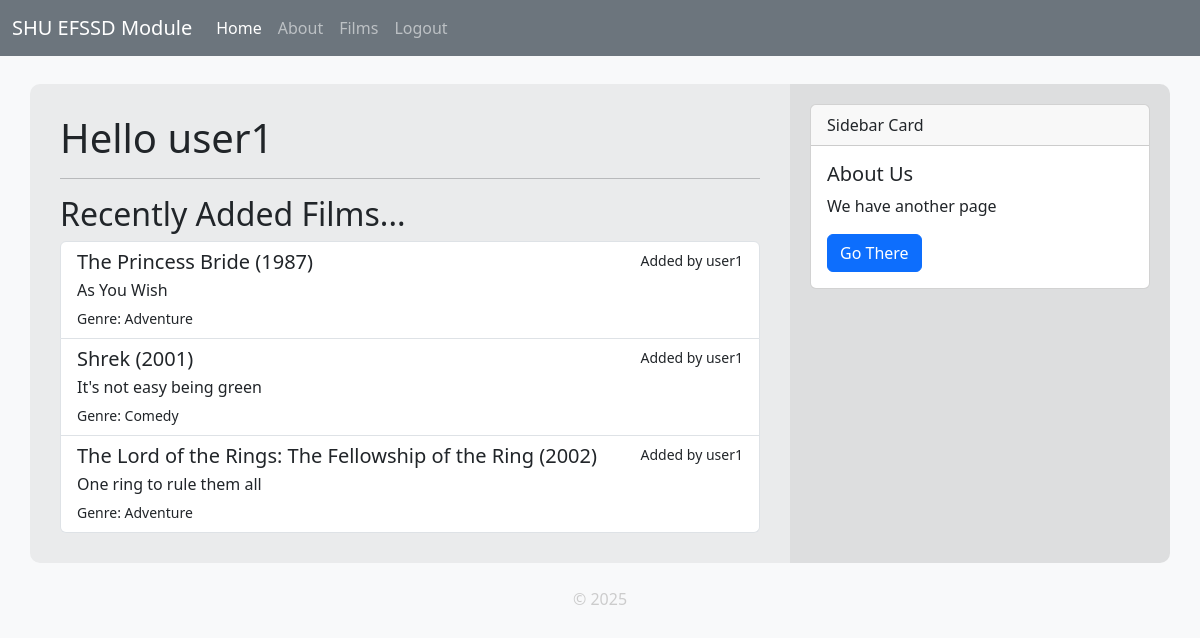
/ (signed in), run on the app's committed database.
### tables this page shows
CREATE TABLE users (
  id INTEGER PRIMARY KEY AUTOINCREMENT,
  username TEXT UNIQUE NOT NULL,
  password TEXT NOT NULL
);

CREATE TABLE films (
    id INTEGER PRIMARY KEY AUTOINCREMENT,
    created TIMESTAMP DEFAULT CURRENT_TIMESTAMP,
    user INTEGER NOT NULL REFERENCES users(id),
    title TEXT NOT NULL,
    tagline TEXT,
    director TEXT,
    poster TEXT,
    release_year INTEGER,
    genre TEXT,
    watched BOOLEAN,
    rating INTEGER,
    review TEXT
);

### app.py (the view)
@app.route('/')
def index():
    studentName = "SHU Student"
    if 'username' in session:
        studentName = session['username']
    films = get_all_films(limit=5, order_by='created DESC')  # Fetch the latest 5 films added
    return render_template('index.html', title="Welcome", username=studentName, films=films)

### app.py (called while the page is built)
@app.context_processor
def inject_csrf_token():
    return dict(csrf_token=generate_csrf())

@app.context_processor
def inject_site_name():
    return dict(siteName=siteName)

@app.template_filter()
def get_username(user_id):
    user = get_user_by_id(user_id)
    return user['username'] if user else 'Unknown'

### db/db.py (called while the page is built)
def get_db_connection():
    BASE_DIR = os.path.dirname(os.path.abspath(__file__))  # Get the directory of the current file
    DB_PATH = os.path.join(BASE_DIR, 'database.db') # Construct the full path to the database file
    conn = sqlite3.connect(DB_PATH)                 # Connect to the database
    conn.row_factory = sqlite3.Row                  # Enable dictionary-like access to rows
    return conn

def get_user_by_id(user_id):
    conn = get_db_connection()
    user = conn.execute('SELECT * FROM users WHERE id = ?', (user_id,)).fetchone()
    conn.close()
    if user is None:
        abort(404)
    return user

def get_all_films(user=None, limit=None, order_by='title ASC'):
    conn = get_db_connection()
    query = 'SELECT * FROM films'
    if user:
        query += ' WHERE user = ?'
    query += f' ORDER BY {order_by}'
    if limit:
        query += f' LIMIT {limit}'
    if user:
        films = conn.execute(query, (user,)).fetchall()
    else:
        films = conn.execute(query).fetchall()
    conn.close()
    return films

### templates/index.html
{% extends "base.html" %}
{% block content %}
    <h1>Hello {{ username }}</h1>
    <hr>
    <h2>Recently Added Films...</h2>
    <div class="list-group">
        {% for film in films %}
            <a href="{{ url_for('film', id=film['id']) }}" class="list-group-item list-group-item-action">
                <div class="d-flex w-100 justify-content-between">
                    <h5 class="mb-1">{{ film['title'] }} ({{ film['release_year'] }})</h5>
                    <small>Added by {{ film['user'] | get_username }}</small>
                </div>
                <p class="mb-1">{{ film['tagline'] }}</p>
                <small>Genre: {{ film['genre'] }}</small>
            </a>
        {% else %}
            <p class="text-muted">No films available.</p>
        {% endfor %}
    </div>
{% endblock %}

### static/styles.css (style rules this page uses)
body { background-color: #f8f9fa; color: #212529; }

### data on the page
users: username "user1"
films: title "The Princess Bride", release_year "1987", user|get_username "user1", tagline "As You Wish", genre "Adventure"
films: title "Shrek", release_year "2001", user|get_username "user1", tagline "It's not easy being green", genre "Comedy"
films: title "The Lord of the Rings: The Fellowship of the Ring", release_year "2002", user|get_username "user1", tagline "One ring to rule them all", genre "Adventure"

### other printed values
{{ siteName }} "SHU EFSSD Module"
